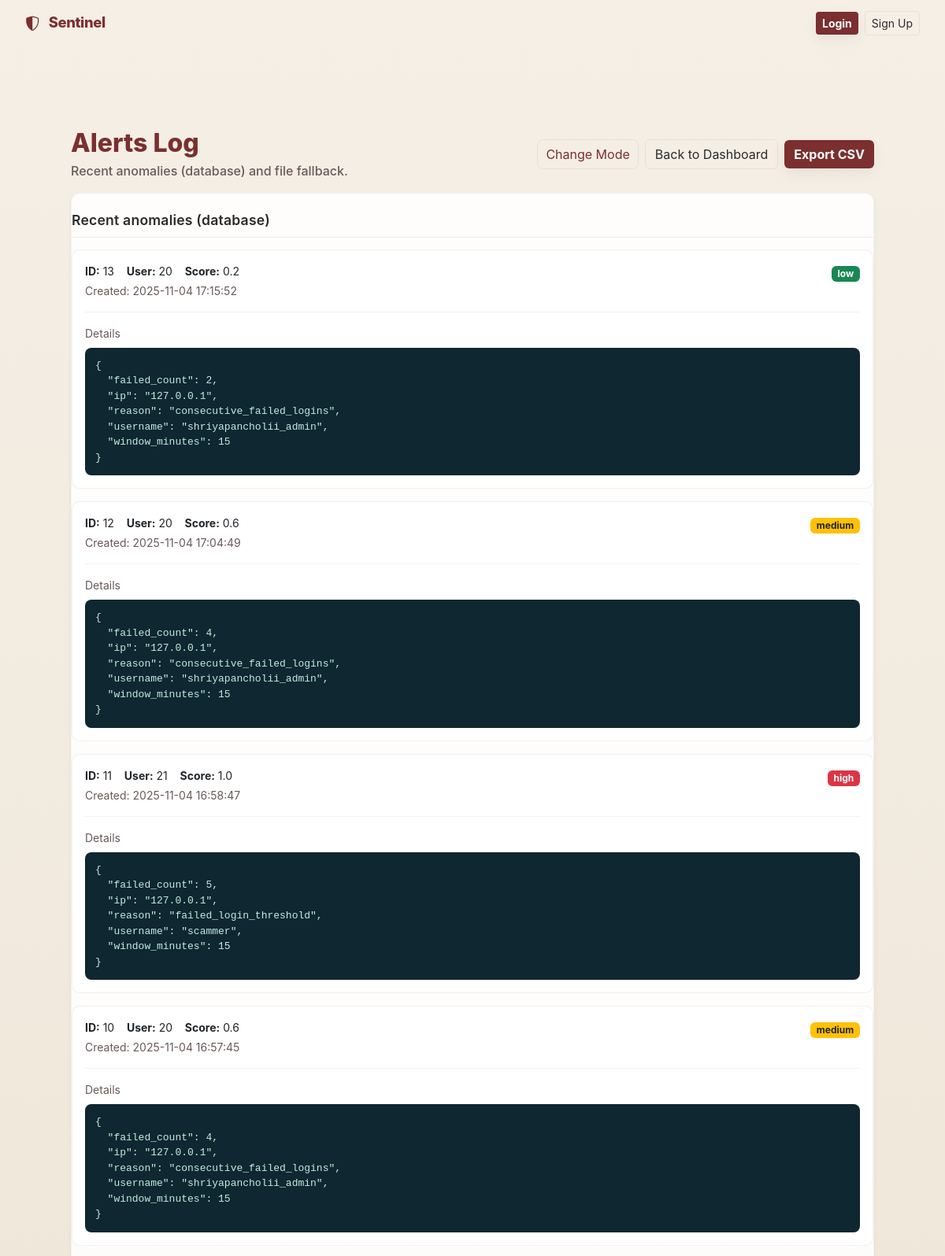
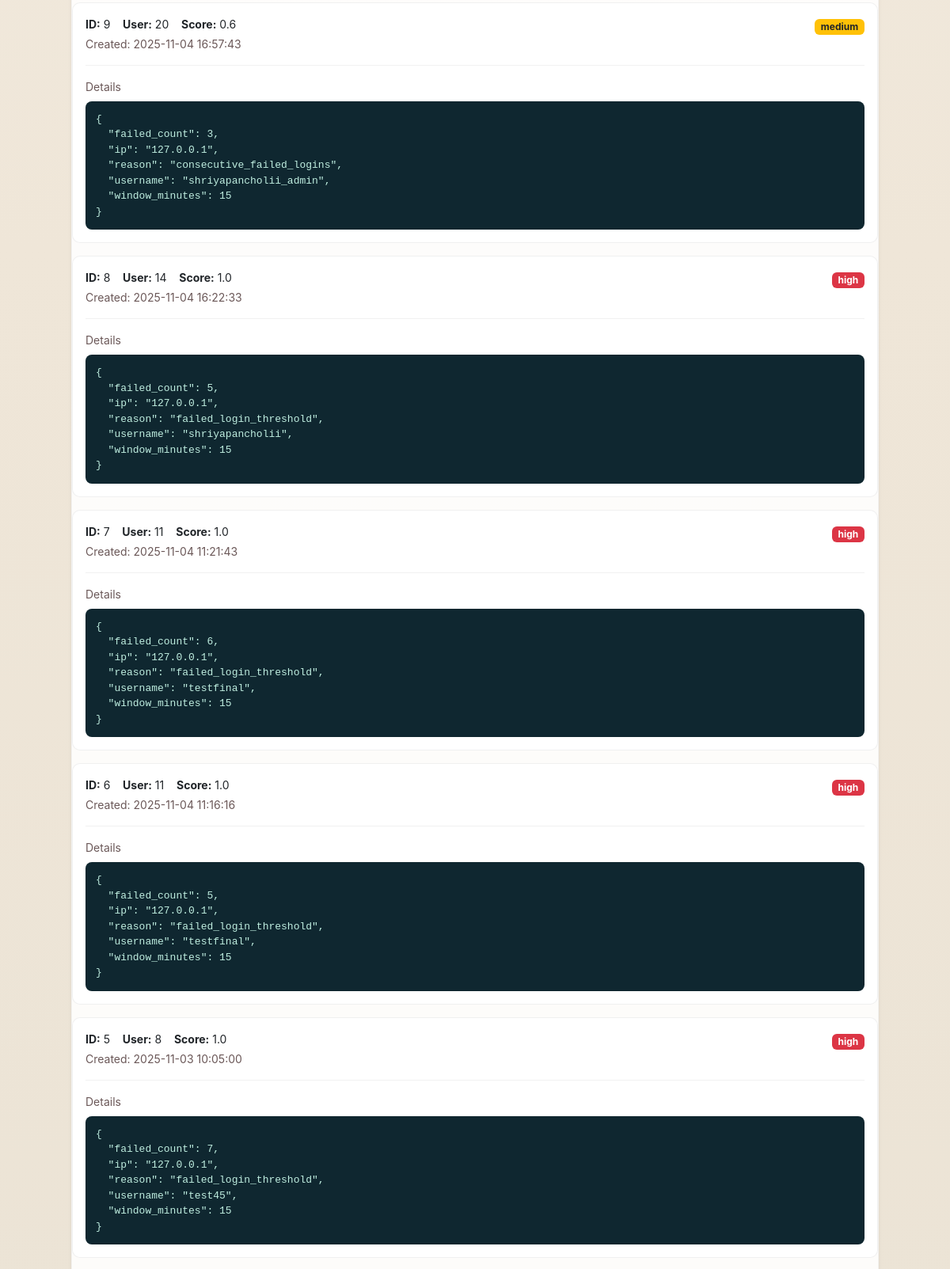
Screenshot of /alerts_detail (upper part) with the database file from the repository (2 pictures, top to bottom).
### tables this page shows
CREATE TABLE anomalies (
  id INTEGER PRIMARY KEY AUTOINCREMENT,
  source TEXT,
  severity TEXT,
  details TEXT,
  metric_json TEXT,
  timestamp DATETIME DEFAULT CURRENT_TIMESTAMP
, created_at DATETIME, user_id TEXT, score REAL);

### app.py (the view, shortened to what this page needs)
@app.route('/alerts_detail')
def alerts_detail():
    anomalies = []
    file_alerts = []
    try:
        conn = get_db_conn()
        cur = conn.cursor()
        cur.execute("SELECT id, user_id, score, details, severity, created_at FROM anomalies ORDER BY created_at DESC LIMIT 200;")
        rows = cur.fetchall()
        for r in rows:
            details = None
            try:
                details = json.loads(r['details']) if r['details'] else None
            except Exception:
                details = r['details']
            anomalies.append({
                "id": r['id'],
                "user_id": r['user_id'],
                "score": r['score'],
                "details": details,
                "severity": r['severity'],
                "created_at": r['created_at']
            })
        conn.close()
    except Exception as e:
        print("[alerts_detail] db read failed:", e)
        anomalies = []
    return render_template('alerts_detail.html', alerts={"db": anomalies, "file": file_alerts})

### app.py (called while the page is built)
def get_db_conn():
    conn = sqlite3.connect(DB_PATH)
    conn.row_factory = sqlite3.Row
    return conn

@app.before_request
def enforce_https_in_production():
    USE_HTTPS = os.environ.get("USE_HTTPS", "0").lower() in ("1", "true", "yes")
    if not (FLASK_ENV == "production" and USE_HTTPS):
        return
    proto = request.headers.get('X-Forwarded-Proto', request.scheme)
    if proto != 'https':
        url = request.url.replace("http://", "https://", 1)
        return redirect(url, code=301)

### templates/alerts_detail.html (shortened to what this page needs)
{% extends 'base.html' %}
{% block content %}
<div class="container py-5">
  <div class="d-flex align-items-center justify-content-between mb-3 alerts-head">
    <div>
      <h1 class="h2">Alerts Log</h1>
      <div class="sub">Recent anomalies (database) and file fallback.</div>
    </div>
    <div class="toolbar">
      <button id="theme_toggle_alerts" class="resume-btn">Change Mode</button>
      <a href="{{ url_for('dashboard') }}" class="btn btn-outline-light">Back to Dashboard</a>
      <a href="{{ url_for('api_anomalies_export') }}" class="btn btn-accent">Export CSV</a>
    </div>
  </div>
  <div class="row g-4">
    <div class="col-12">
      <div class="alerts-card shadow-sm mb-4">
        <div class="card-body">
          <div class="section-title">Recent anomalies (database)</div>
          {% if alerts.db and alerts.db|length > 0 %}
            {% for a in alerts.db %}
              <div class="inner-card card mb-3">
                <div class="card-body">
                  <div class="d-flex align-items-start justify-content-between">
                    <div class="small">
                      <strong>ID:</strong> {{ a.id }} &nbsp;&nbsp;
                      <strong>User:</strong> {{ a.user_id or 'unknown' }} &nbsp;&nbsp;
                      <strong>Score:</strong> {{ a.score or 'n/a' }}
                      <div class="muted mt-1">Created: {{ a.created_at or '-' }}</div>
                    </div>
                    <div class="text-end">
                      {% set sev = (a.severity or 'medium')|lower %}
                      {% if sev == 'high' %}
                        <span class="badge bg-danger">high</span>
                      {% elif sev == 'low' %}
                        <span class="badge bg-success">low</span>
                      {% else %}
                        <span class="badge bg-warning text-dark">medium</span>
                      {% endif %}
                    </div>
                  </div>
                  <hr class="soft-hr">
                  <div class="muted small mb-2">Details</div>
                  <pre class="log-json">{{ a.details | tojson(indent=2) }}</pre>
                </div>
              </div>
            {% endfor %}
          {% else %}
            <div class="alert alert-secondary mb-0">No anomalies found in the database.</div>
          {% endif %}
        </div>
      </div>
    </div>
  </div>
</div>
{% endblock %}

### templates/base.html (style rules this page uses)
:root { --bg-900: #f5efe6; --accent: #7b2f2f; --accent-700: #5a1f1f; --muted: #6b5858; --card-bg: rgba(255,255,255,0.88); --glass: rgba(255,255,255,0.85); --danger: #e35b5b; --warning: #d19b4a; --success: #2c8c69; --text-dark: #2b2b2b; --shadow: 0 12px 30px rgba(24,24,24,0.08); }
html,body { height:100% }
body { margin:0; min-height:100%; font-family:"Inter","Poppins",system-ui,-apple-system,"Segoe UI",Roboto,"Helvetica Neue",Arial; background: radial-gradient(900px 300px at 10% 12%, rgba(180,170,155,0.06), transparent 6%), linear-gradient(180deg, #f5efe6 0%, #efe6d8 40%, #e8e1d3 100%); color: var(--text-dark); -webkit-font-smoothing:antialiased; -moz-osx-font-smoothing:grayscale; padding-bottom:48px; }
.btn-accent { background: var(--accent); color:#fff; border:none; font-weight:700; box-shadow: 0 6px 18px rgba(0,0,0,0.06); }
.btn-outline-light { border-color: rgba(0,0,0,0.06); color: var(--text-dark); background: transparent; }
h1, h2, h3 { color: var(--text-dark); margin:0 0 .6rem 0; }
.muted { color: var(--muted); }
.resume-btn { background:transparent; border:1px solid rgba(0,0,0,0.06); color:var(--accent); padding:6px 10px; border-radius:8px; }

### templates/alerts_detail.html (style rules this page uses)
.alerts-head h1 { color:var(--accent); margin:0 0 .25rem 0; font-weight:800; }
.alerts-head .sub { color:var(--muted); font-weight:500; }
.toolbar { display:flex; gap:.5rem; align-items:center; }
.alerts-card { background:var(--card-bg); border-radius:12px; box-shadow:var(--shadow); border:1px solid rgba(0,0,0,0.04); }
.alerts-card > .card-body { padding-top: 1.15rem; padding-bottom: 1rem; }
.inner-card { background:var(--card-bg); border-radius:10px; border:1px solid rgba(0,0,0,0.06); }
.section-title { font-size:1.1rem; font-weight:600; color:var(--text-dark); margin: .15rem 0 .9rem 0; padding: 0 0 .5rem 0; border-bottom:1px solid rgba(0,0,0,0.06); letter-spacing:.2px; }
.log-json { background:#0f2730; color:#bfeee0; padding:12px; border-radius:8px; white-space:pre-wrap; margin:0; border:1px solid rgba(0,0,0,0.06); font-family: ui-monospace, SFMono-Regular, Menlo, Monaco, Consolas, "Liberation Mono", monospace; font-size:13px; }
.soft-hr { border-color: rgba(0,0,0,0.08); opacity:.7; }

### rows the page displays
anomalies: id "13", user "20", score "0.2", created_at "2025-11-04 17:15:52", shows "low", details|tojson "{ \"failed_count\": 2, \"ip\": \"127.0.0.1\", \"reason\": \"consecutive_failed_logins\", \"username\": \"shriyapancholii_admin\", \"window_minutes\": 15 }"
anomalies: id "12", user "20", score "0.6", created_at "2025-11-04 17:04:49", shows "medium", details|tojson "{ \"failed_count\": 4, \"ip\": \"127.0.0.1\", \"reason\": \"consecutive_failed_logins\", \"username\": \"shriyapancholii_admin\", \"window_minutes\": 15 }"
anomalies: id "11", user "21", score "1.0", created_at "2025-11-04 16:58:47", shows "high", details|tojson "{ \"failed_count\": 5, \"ip\": \"127.0.0.1\", \"reason\": \"failed_login_threshold\", \"username\": \"scammer\", \"window_minutes\": 15 }"
anomalies: id "10", user "20", score "0.6", created_at "2025-11-04 16:57:45", shows "medium", details|tojson "{ \"failed_count\": 4, \"ip\": \"127.0.0.1\", \"reason\": \"consecutive_failed_logins\", \"username\": \"shriyapancholii_admin\", \"window_minutes\": 15 }"
anomalies: id "9", user "20", score "0.6", created_at "2025-11-04 16:57:43", shows "medium", details|tojson "{ \"failed_count\": 3, \"ip\": \"127.0.0.1\", \"reason\": \"consecutive_failed_logins\", \"username\": \"shriyapancholii_admin\", \"window_minutes\": 15 }"
anomalies: id "8", user "14", score "1.0", created_at "2025-11-04 16:22:33", shows "high", details|tojson "{ \"failed_count\": 5, \"ip\": \"127.0.0.1\", \"reason\": \"failed_login_threshold\", \"username\": \"shriyapancholii\", \"window_minutes\": 15 }"
anomalies: id "7", user "11", score "1.0", created_at "2025-11-04 11:21:43", shows "high", details|tojson "{ \"failed_count\": 6, \"ip\": \"127.0.0.1\", \"reason\": \"failed_login_threshold\", \"username\": \"testfinal\", \"window_minutes\": 15 }"
anomalies: id "6", user "11", score "1.0", created_at "2025-11-04 11:16:16", shows "high", details|tojson "{ \"failed_count\": 5, \"ip\": \"127.0.0.1\", \"reason\": \"failed_login_threshold\", \"username\": \"testfinal\", \"window_minutes\": 15 }"
anomalies: id "5", user "8", score "1.0", created_at "2025-11-03 10:05:00", shows "high", details|tojson "{ \"failed_count\": 7, \"ip\": \"127.0.0.1\", \"reason\": \"failed_login_threshold\", \"username\": \"test45\", \"window_minutes\": 15 }"
